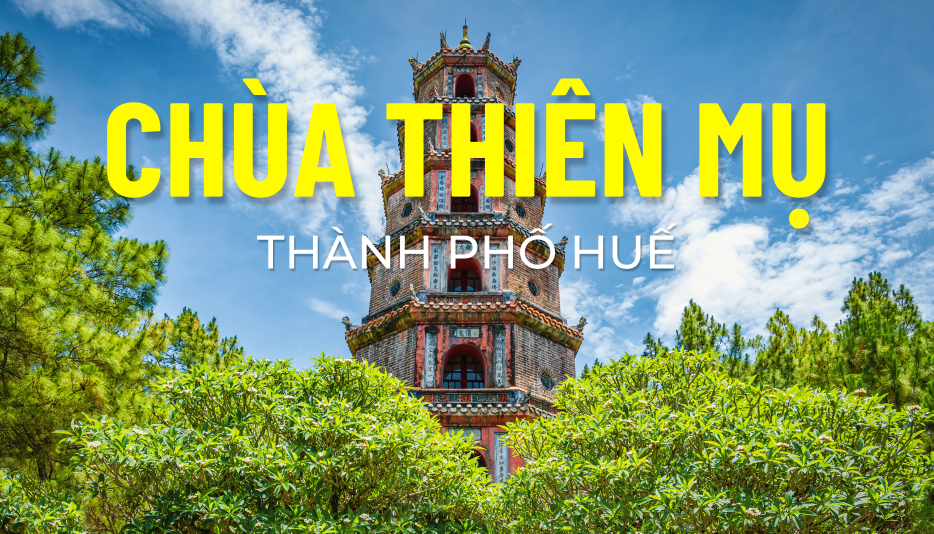
#> input picture images/chuathienmu.png, 1867 x 1067 px (shown at 1/2 size); its folder holds only this picture in this run
$ python optimize_images.py
#> lines starting #> are read from the running program, lines starting #| are printed output that depends on the picture
#!/usr/bin/env python3
"""
Create thumbnails and WebP versions for images in images/ recursively.

Requires: Pillow
  pip install -r requirements.txt

Run:
  python scripts/optimize_images.py

Outputs in `images/optimized/<relative-path>/` with `_thumb` and `.webp` variants.
"""
import os
from PIL import Image

ROOT = os.path.dirname(os.path.dirname(__file__))
IMG_DIR = os.path.join(ROOT, 'images')
OUT_DIR = os.path.join(IMG_DIR, 'optimized')

THUMB_SIZE = (400, 300)

def ensure(p):
    os.makedirs(p, exist_ok=True)

def process_image(path, rel):
#> called with path = 'images/chuathienmu.png', rel = 'chuathienmu.png'
    try:
        im = Image.open(path)
#> im is the input picture: PIL image 1867x1067 RGBA; mean R, G, B, A 125.8, 153.1, 112, 255
    except Exception as e:
        print('skip', path, e)
        return
    out_folder = os.path.join(OUT_DIR, os.path.dirname(rel))
    ensure(out_folder)
    name, _ = os.path.splitext(os.path.basename(path))
    thumb_path = os.path.join(out_folder, name + '_thumb.jpg')
    webp_path = os.path.join(out_folder, name + '.webp')
    # thumbnail
    im_thumb = im.copy()
    im_thumb.thumbnail(THUMB_SIZE)
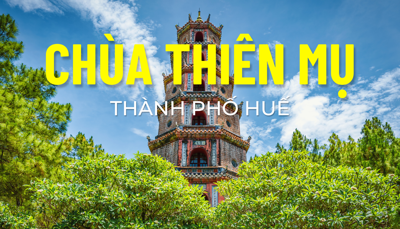
#> im_thumb: PIL image 400x229 RGBA; mean R, G, B, A 125.7, 153.1, 112.1, 255
    im_thumb.convert('RGB').save(thumb_path, 'JPEG', quality=85)
    # webp
    im.convert('RGB').save(webp_path, 'WEBP', quality=85)
    print('wrote', thumb_path, webp_path)

def main():
    for root, dirs, files in os.walk(IMG_DIR):
        # skip optimized output
        if 'optimized' in root.split(os.sep):
            continue
        for f in files:
            if f.lower().endswith(('.jpg','.jpeg','.png','.webp')):
                path = os.path.join(root, f)
                rel = os.path.relpath(path, IMG_DIR)
                process_image(path, rel)

if __name__ == '__main__':
    main()

$ run again, on images/dainoi.jpg
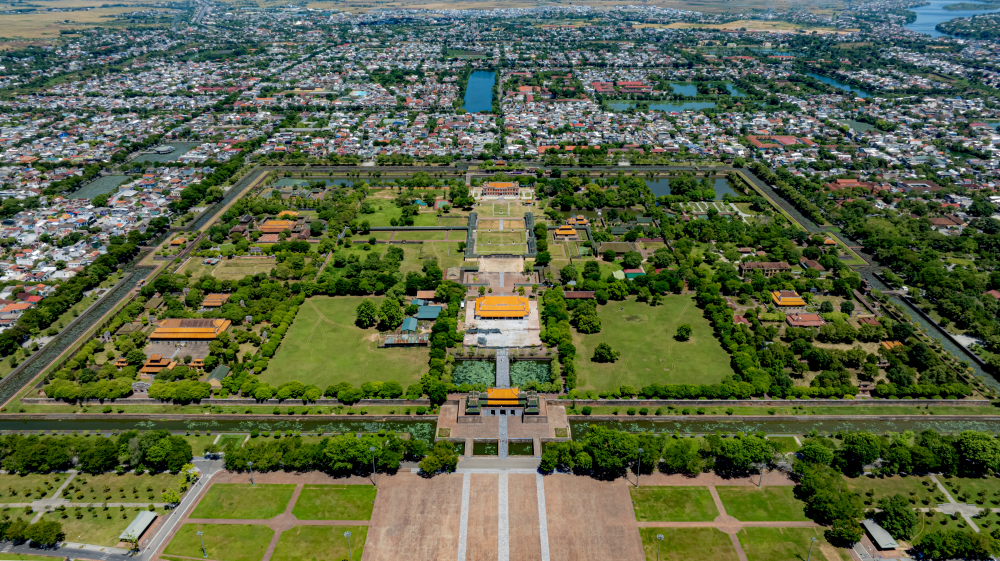
#> input picture images/dainoi.jpg, 1000 x 561 px
#> in process_image, im is the input picture: PIL image 1000x561 RGBA; mean R, G, B, A 89.7, 99.6, 68.7, 255
#> in process_image, `im_thumb.thumbnail(THUMB_SIZE)`:
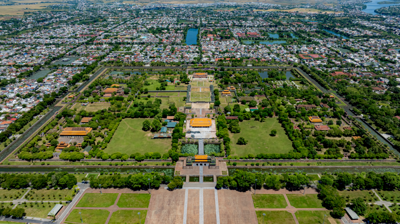
#> im_thumb: PIL image 400x224 RGBA; mean R, G, B, A 89.8, 99.6, 68.8, 255
